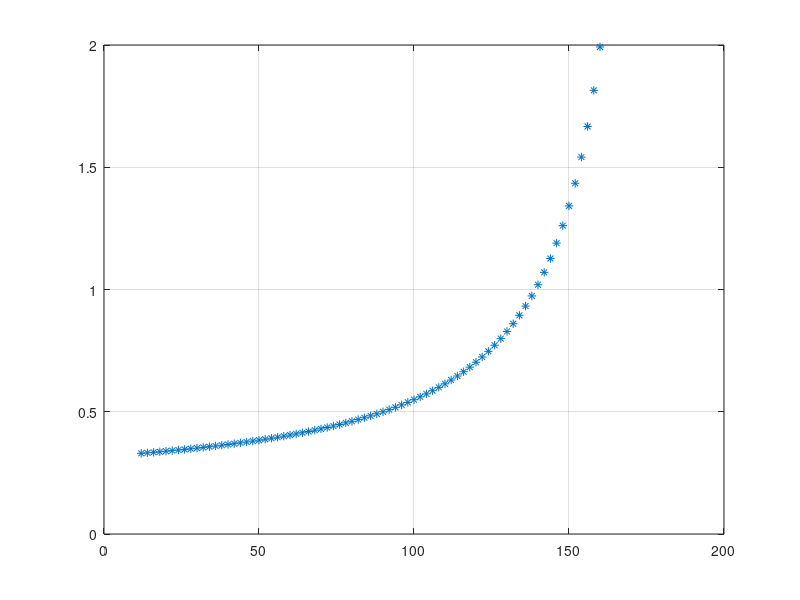

Here is the MATLAB script that generated this plot:
clc;
clear;
%Pickneet &Bexon (1977)
%CA=1.5:0.001:pi;
%f1=(0.00008957+0.6333*CA+0.116*CA.^2-0.08878*CA.^3+0.01033*CA.^4)/2;
%plot(CA,f1);
%hold on;
%Rowan(1989)
%f2=(1-cos(CA))/2;
%plot(CA,f2);
%Shanahan (1995)
%f3=-cos(CA)./(2*log(1-cos(CA)));
%plot(CA,f3);
%Hu(2002)
%f4=(0.27*CA.^2+1.3)/4;
%plot(CA,f4);
%I fit(2021)
O=90:2:160;
f5=7.7033*10^(-6)*O.^3-0.002518*O.^2+0.2796*O-9.9249;%needs to times 4 for the fomular
%plot(O,f5);
grid on

a=[12	14	16	18	20	22	24	26	28	30	32	34	36	38	40	42	44	46	48	50	52	54	56	58	60	62	64	66	68	70	72	74	76	78	80	82	84	86	88	90	92	94	96	98	100	102	104	106	108	110	112	114	116	118	120	122	124	126	128	130	132	134	136	138	140	142	144	146	148	150	152	154	156	158	160];
b=[ 1.319361064	1.327833746	1.33655465	1.345533688	1.354781285	1.364308406	1.374126596	1.384248014	1.394685477	1.4054525	1.416563348	1.428033087	1.439877635	1.452113829	1.464759486	1.477833478	1.491355806	1.50534769	1.519831654	1.534831636	1.550373089	1.56648311	1.583190568	1.600526249	1.618523021	1.637216005	1.656642773	1.676843561	1.697861509	1.719742925	1.742537574	1.766299012	1.791084943	1.81695763	1.843984349	1.872237899	1.901797181	1.932747842	1.965183008	1.999204115	2.034921856	2.072457246	2.11194286	2.153524232	2.197361475	2.24363115	2.292528422	2.34426957	2.399094915	2.457272249	2.519100863	2.584916315	2.655096082	2.730066307	2.810309894	2.896376274	2.988893261	3.088581531	3.196272447	3.312930144	3.439679129	3.57783906	3.728969	3.894924278	4.077930369	4.280680049	4.506462856	4.75934011	5.04438539	5.368020893	5.738497491	6.166595571	6.666674961	7.258295185	7.968803442];
plot(a,b/4,'*')
grid on
hold on 
p2=polyfit(a,b,5);            % T is the data of the first colume, T is the data of the j th colume
x2=linspace(a(1),a(75));     % from 0 to 1
y2=polyval(p2,x2);   
%plot(x2,y2)
%y3=9.7458*10^(-10)*x2^5-3.4549*10^(-7)*x2^4+4.6622*10^(-5)*x2^(3)-0.0027*x2^2+0.0751*x+0.6587;
%y3=9.745766505304835*10^(-10)*x2.^5-3.454896016406514*10^(-7)*x2.^4+4.622232096733822*10^(-5)*x2.^(3)-0.00273576804331*x2.^2+0.0751*x2+0.6587;
%plot(x2,y3/4)
ca=2*atan(1.086/0.567)
y3=9.745766505304835*10^(-10)*ca^5-3.454896016406514*10^(-7)*ca^4+4.622232096733822*10^(-5)*ca^(3)-0.00273576804331*ca^2+0.0751*ca+0.6587
y3*4


